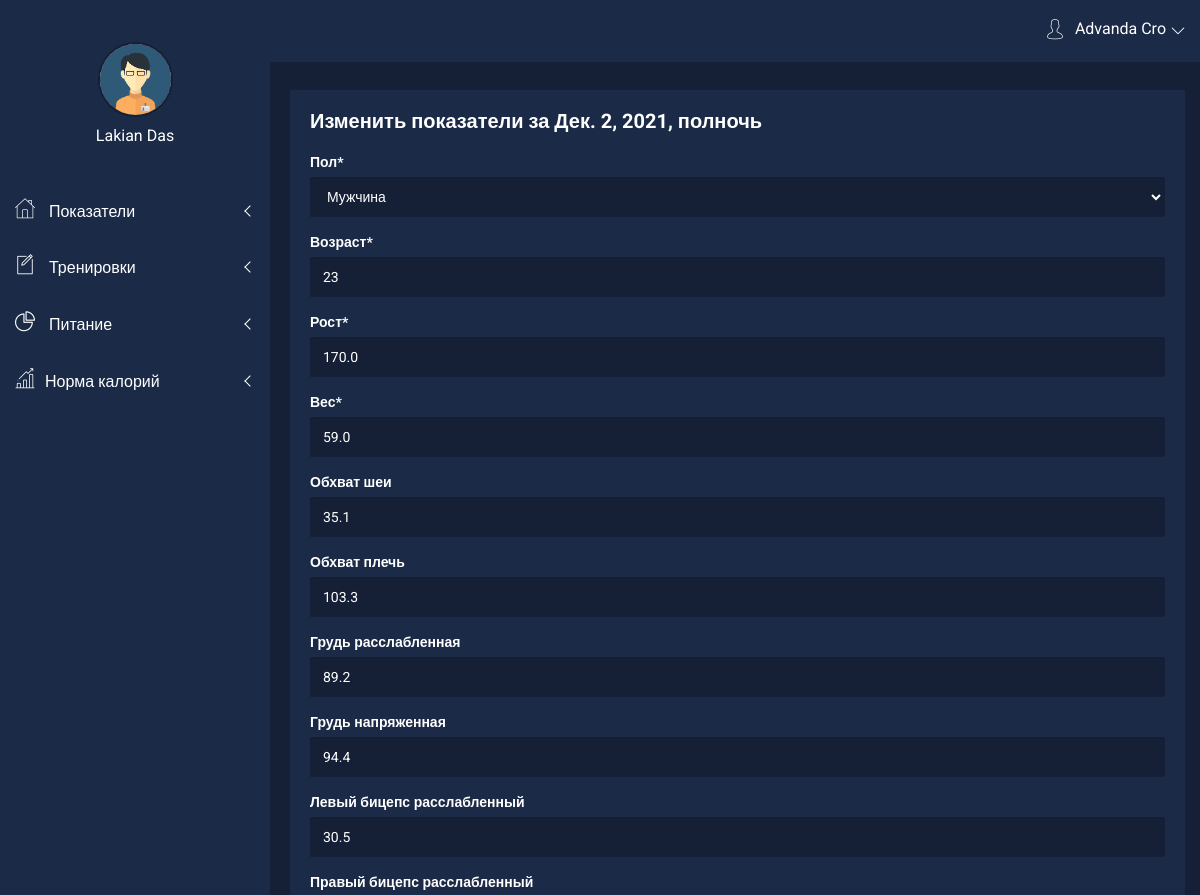
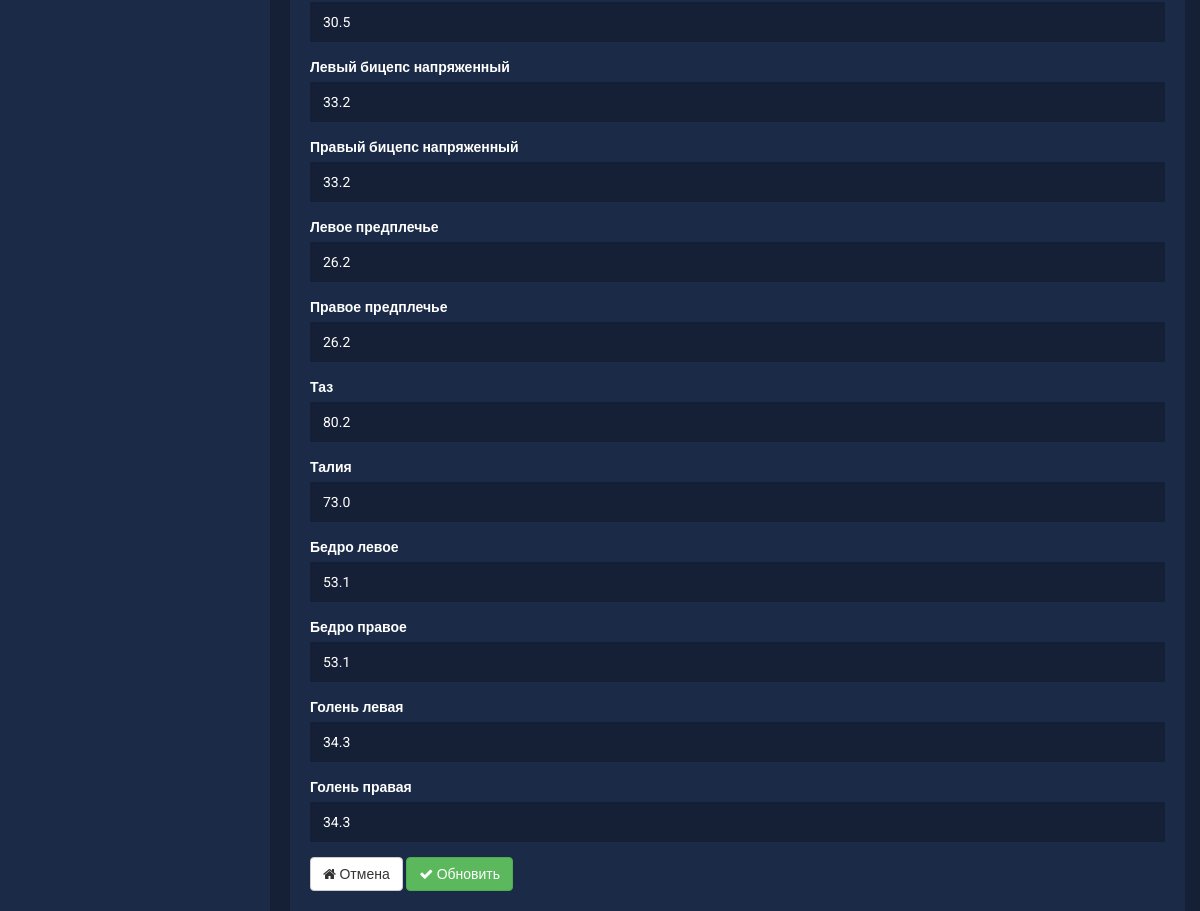
Screenshot of /dashboard/settings-ext/edit/9 (signed in) with the database file from the repository (2 pictures, top to bottom).
### core/models/extendent.py (models this page shows, shortened)
class UserExtSettings(models.Model):
    MAN = 'man'
    WOMAN = 'woman'
    CHOICES = (
        (MAN, 'Мужчина'),
        (WOMAN, 'Женщина'),
    )
    user = models.ForeignKey(User, on_delete=models.CASCADE)
    gender = models.CharField(max_length=5, choices=CHOICES, default='MAN', null=True)
    age = models.IntegerField(verbose_name="Возраст", blank=True, default=1,
                              validators=[
                                  MaxValueValidator(120),
                                  MinValueValidator(1)
                              ])
    height = models.FloatField(max_length=300, verbose_name="Рост", blank=True, null=True,
                               validators=[
                                   MaxValueValidator(300),
                                   MinValueValidator(1)
                               ])
    weight = models.FloatField(max_length=200, verbose_name="Вес", blank=True, null=True,
                               validators=[
                                   MaxValueValidator(200),
                                   MinValueValidator(1)
                               ])
    neck = models.FloatField(max_length=100, verbose_name="Шея", null=True)
    shoulders = models.FloatField(max_length=200, verbose_name="Плечи", null=True)
    chest_relax = models.FloatField(max_length=200, verbose_name="Грудь расслабленная", null=True)
    chest_tense = models.FloatField(max_length=200, verbose_name="Грудь напряженная", null=True)
    left_biceps_relax = models.FloatField(max_length=100, verbose_name="Левый бицепс расслабленный", null=True)
    right_biceps_relax = models.FloatField(max_length=100, verbose_name="Правый бицепс расслабленный", null=True)
    left_biceps_tense = models.FloatField(max_length=100, verbose_name="Левый бицепс напряженный", null=True)
    right_biceps_tense = models.FloatField(max_length=100, verbose_name="Правый бицепс напряженный", null=True)
    left_forearm = models.FloatField(max_length=100, verbose_name="Левое предплечье", null=True)
    right_forearm = models.FloatField(max_length=100, verbose_name="Правое предплечье", null=True)
    pelvis = models.FloatField(max_length=200, verbose_name="Таз", null=True)
    waist = models.FloatField(max_length=200, verbose_name="Талия", null=True)
    left_thigh = models.FloatField(max_length=100, verbose_name="Бедро левое", null=True)
    right_thigh = models.FloatField(max_length=100, verbose_name="Бедро правое", null=True)
    left_shin = models.FloatField(max_length=100, verbose_name="Голень левая", null=True)
    right_shin = models.FloatField(max_length=100, verbose_name="Голень правая", null=True)
    body_mass_index = models.FloatField(max_length=100, verbose_name="Индекс массы тела", null=True)
    date_created = models.DateTimeField(auto_now_add=True, verbose_name="Дата создания", null=True)
    date_updated = models.DateTimeField(auto_now=True, verbose_name="Дата обновления", null=True)
    class Meta:
        ordering = ['user']
        verbose_name = 'Дополнительная настройка'
        verbose_name_plural = 'Дополнительные настройки'

### tracker/views/views_settings_ext.py (the view, shortened to what this page needs)
# urls.py: path('settings-ext/edit/<int:id>', views.settingsExtEdit, name='settingsExtEdit'),
def settingsExtEdit(request, id):
    if 'user' in request.session:
        userExt = UserExtSettings.objects.get(pk=id)
        settingsExtForm = SettingsExtForm(instance=userExt)
        return render(request, 'tracker/settingsExtEdit.html', {'formExt': settingsExtForm})
    else:
        return redirect('auth:auth')

### templates/tracker/settingsExtEdit.html (shortened to what this page needs)
{% extends 'base/dashboard.html' %}
{% load crispy_forms_filters %}
{% load static %}
{% load crispy_forms_field %}
{% block content %}
    <link rel="stylesheet" href="{% static 'dashboard/css/alerts.css' %}">
    <div class="section-admin container-fluid" style="margin-left: 10px;">
        <div class="row">
            <div class="col-lg-12 col-md-12 col-sm-12 col-xs-12">
                <div class="sparkline9-list mg-t-30">
                    <div class="sparkline9-hd">
                        <div class="main-sparkline9-hd" style="margin-bottom: 20px;">
                            <h1>Изменить показатели за {{ formExt.instance.date_created }}</h1>
                        </div>
                    </div>
                    <form class="sparkline9-graph" method="post" action="" id="formExt">
                        {{ formExt | crispy }}
                        <div style="margin-top: 15px;">
                            <button type="button" class="btn btn-custon-rounded-four btn-default"
                                    onclick="window.location.href='{% url 'tracker:settingsExt' %}'">
                                <i class="fa fa-home adminpro-home-admin" aria-hidden="true"></i> Отмена
                            </button>
                            <button type="submit" class="btn btn-custon-four btn-success">
                                <i class="fa fa-check adminpro-checked-pro" aria-hidden="true"></i> Обновить
                            </button>
                        </div>
                    </form>
                </div>
            </div>
        </div>
    </div>
{% endblock %}

### static/dashboard/css/main.css (style rules this page uses)
html { color: #222; font-size: 1em; line-height: 1.4; }

### templates/tracker/settingsExtEdit.html (style rules this page uses)
h1, label { color: white !important; }
.control-group { margin-bottom: 15px; }

### rows the page displays
UserExtSettings: instance.date_created "Дек. 2, 2021, полночь", gender "Мужчина", age "23", height "170.0", weight "59.0", neck "35.1", shoulders "103.3", chest_relax "89.2", chest_tense "94.4", left_biceps_relax "30.5", right_biceps_relax "30.5", left_biceps_tense "33.2", right_biceps_tense "33.2", left_forearm "26.2", right_forearm "26.2", pelvis "80.2", waist "73.0", left_thigh "53.1", right_thigh "53.1", left_shin "34.3", right_shin "34.3"
